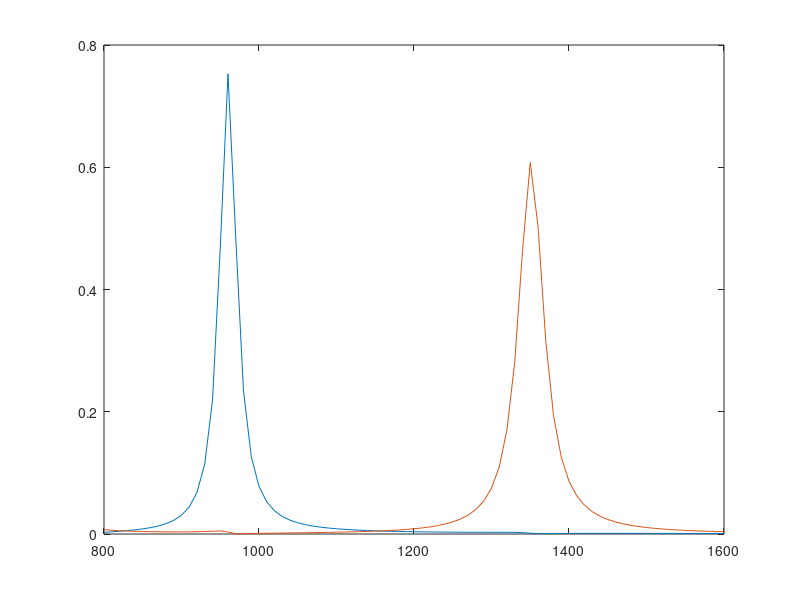

Write MATLAB code to recreate this figure.
close all;
clc;
clear all;
x=[% Model:              1 - Copy.mph
% Version:            COMSOL 6.3.0.290
% Date:               Dec 20 2025, 08:43
% Dimension:          1
% Nodes:              162
% Expressions:        1
% Description:        Global
% Operating waveglength (nm) , 
800                          0.002902303298010943
810                          0.0036216312441402733
820                          0.004471051136397973
830                          0.005493616372468143
839.9999999999999            0.006747260190556307
849.9999999999999            0.008324258479750274
859.9999999999999            0.010367469416724418
869.9999999999999            0.013103378764456842
879.9999999999999            0.016903441440427446
890                          0.022403977985383027
900                          0.0307656497797601
910                          0.044308732342880075
920                          0.06810985046828255
930                          0.1146881696322284
940                          0.21878601460722286
949.9999999999999            0.4679281114899355
960                          0.7528339278309468
969.9999999999999            0.48460651817864586
980                          0.23405489699651275
989.9999999999999            0.12670598524836743
1000                         0.07789007139415592
1010                         0.052559594306150925
1019.9999999999999           0.03792438436976617
1030                         0.028754174769768746
1039.9999999999998           0.022642144982459256
1050                         0.018367690009655345
1060                         0.015261594968052803
1070                         0.012933109918532677
1080                         0.011142008801545126
1090                         0.00973375478566872
1100                         0.008595807557602706
1110                         0.0076599234429746785
1120                         0.006882290480936268
1129.9999999999998           0.006230508932898785
1140                         0.0056802150172508585
1149.9999999999998           0.005212819160092418
1160                         0.004813958936140567
1169.9999999999998           0.004472421231573114
1180                         0.004179379361452488
1190                         0.003927846183829397
1200                         0.003712278652817277
1210                         0.0035282912115227783
1220                         0.0033722643760030163
1230                         0.0032395335448540297
1239.9999999999998           0.003126901769463376
1250                         0.0030322658148451134
1259.9999999999998           0.0029541664185285615
1270                         0.0028917156957255245
1279.9999999999998           0.0028444996953395116
1290                         0.002812313615189229
1300                         0.002794269559924713
1310                         0.002785694007842743
1320                         0.002767142495019732
1330                         0.0026664652415786007
1340                         0.0022669099572121382
1349.9999999999998           0.001359425761096345
1360                         6.531151250555156E-4
1369.9999999999998           6.008510167781148E-4
1380                         7.54702672062356E-4
1389.9999999999998           8.965406199770726E-4
1400                         9.951223537916446E-4
1409.9999999999998           0.0010578243048438663
1420                         0.0010948875039520315
1430                         0.0011140629127526563
1440                         0.0011206943761446616
1450                         0.0011184357902774083
1459.9999999999998           0.0011098237171387167
1470                         0.0010966577080873349
1479.9999999999998           0.0010802434218341712
1490                         0.0010615482481573417
1499.9999999999998           0.0010413024407431655
1510                         0.001020066170562986
1519.9999999999998           9.982749553724502E-4
1530                         9.762711171334143E-4
1540                         9.543260367438494E-4
1550                         9.326562309231806E-4
1560                         9.114352045754773E-4
1569.9999999999998           8.908023625604511E-4
1580                         8.708698392518395E-4
1589.9999999999998           8.517278291093155E-4
1600                         8.334488207069143E-4

];
y=[800                          0.0070777368733474
810                          0.006098850044525114
820                          0.005385168199622293
830                          0.004840850056181468
839.9999999999999            0.0044135111714587215
849.9999999999999            0.0040787684132641356
859.9999999999999            0.003821603614337533
869.9999999999999            0.0036331516474431614
879.9999999999999            0.0035093323732063035
890                          0.0034506777182643808
900                          0.0034615460261796936
910                          0.0035507603051794117
920                          0.003742446695648975
930                          0.004081345926322002
940                          0.004616302040862375
949.9999999999999            0.005063921246764918
960                          0.0032417470741416318
969.9999999999999            6.17415682651164E-4
980                          3.7172681772654984E-4
989.9999999999999            6.623667647483527E-4
1000                         9.530839221118768E-4
1010                         0.0011949109382164375
1019.9999999999999           0.0014004990763788014
1030                         0.0015847966648693459
1039.9999999999998           0.0017590103626119705
1050                         0.0019313083746380312
1060                         0.002107962393127029
1070                         0.002294188088020072
1080                         0.0024947193806691553
1090                         0.002714162569722986
1100                         0.002955510193263751
1110                         0.0032232098936807786
1120                         0.0035235278666718418
1129.9999999999998           0.003863985410611258
1140                         0.0042537831987648975
1149.9999999999998           0.004704362364798267
1160                         0.005230163657092176
1169.9999999999998           0.005849674799348793
1180                         0.006586901928722049
1190                         0.007473474531706014
1200                         0.008551713941377244
1210                         0.009879197974362717
1220                         0.011535288957715684
1230                         0.013627688898097283
1239.9999999999998           0.016314357292104682
1250                         0.019831671855719397
1259.9999999999998           0.024543149165784855
1270                         0.03102883299326368
1279.9999999999998           0.04025463169843808
1290                         0.05391003376858538
1300                         0.07511781407423476
1310                         0.10998705261634299
1320                         0.1709424660840343
1330                         0.28169878955199107
1340                         0.4633169047608024
1349.9999999999998           0.6077243298699978
1360                         0.5035197732810466
1369.9999999999998           0.31645659576883195
1380                         0.1940449186680124
1389.9999999999998           0.12564175328058924
1400                         0.08637608145872624
1409.9999999999998           0.06244883329662366
1420                         0.04700731913295904
1430                         0.03654081534435595
1440                         0.029151312012750143
1450                         0.023755095667722437
1459.9999999999998           0.019702082235986094
1470                         0.01658511583719252
1479.9999999999998           0.01413947719474384
1490                         0.01218738511083321
1499.9999999999998           0.010606026766540681
1510                         0.009308438542698834
1519.9999999999998           0.008231685450460068
1530                         0.00732933381448809
1540                         0.006566529898884958
1550                         0.005916705471529144
1560                         0.0053593251565358544
1569.9999999999998           0.00487831631759949
1580                         0.004460955471952576
1589.9999999999998           0.0040970658833650725
1600                         0.0037784309459006145];
figure
plot(x(:,1),x(:,2))
hold
plot(y(:,1),y(:,2))
